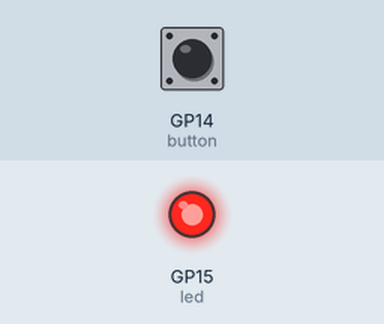
The program below on a simulated Raspberry Pi Pico running MicroPython. On the bench: output pins drawn as LEDs (lit = HIGH). Wiring (from the project's diagram.json): green button on GP14, red LED on GP15. Inputs (shaded band) come from the test bench; at power-on: GP14 (button) LOW. Random numbers come from a fixed seed.

Above: at 0.1 s.
At 5.7 s:
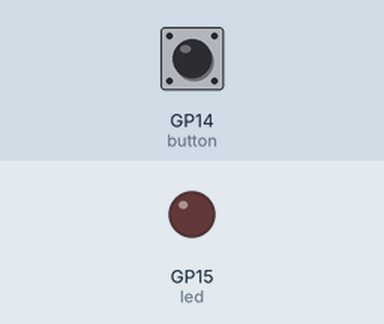
Timing chart, 0 to 7.2 s (numbered marks = the images above):
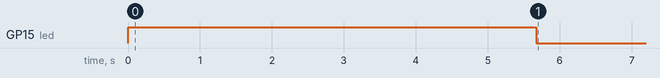

The program:

main.py
```python
import machine
import utime
import urandom

#Set up LED and button
led = machine.Pin(15, machine.Pin.OUT)
button = machine.Pin(14, machine.Pin.IN, machine.Pin.PULL_DOWN)

#Global variables
time_start = 0

#Interrupt handler
def button_handler(pin):
    button.irq(handler=None)
    reaction_time = utime.ticks_diff(utime.ticks_ms(), time_start)
    print("Your reaction time was " + str(reaction_time) + " milliseconds")
    print("Program complete.")

#Signal user to get ready
led.value(1)
utime.sleep(urandom.uniform(5, 10))

#Turn off LED - signal to press the button
led.value(0)
time_start = utime.ticks_ms()

#Enable interrupt
button.irq(trigger=machine.Pin.IRQ_RISING, handler=button_handler)
```

Measured:
- by itself, GP15 (led): LOW → HIGH at 0.00 s, → LOW 5.7 s later
